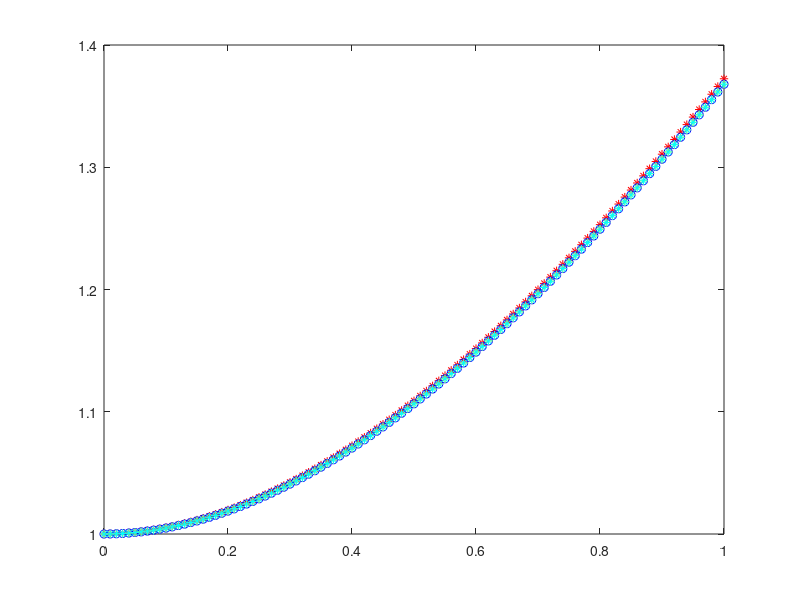

Recreate this plot in MATLAB.
f = @(y,t)-y + t +1;
y0 = 1;
t0 = 0; t1 = 1;
h = 0.01;
%chinh xac
y_chinhxac = @(t)t + exp(-t);
X = t0:h:t1;
Y_cx = feval(y_chinhxac,X);
plot(X,Y_cx); hold on;
%Euler thu?n
for t=t0:h:t1
    Y = y0 + h*feval(f,y0,t);
    plot(t,Y,'r*'); hold on;
    y0 = Y;
end

y0 = 1;

%runge kutta b?c 2
for t=t0:h:t1
    k1 = h*feval(f,y0,t);
    k2 = h*feval(f,y0+k1,t+h);
    Y = y0 +0.5*(k1 + k2);
    plot(t,y0,'bo'); hold on;
    y0 = Y;
end

y0 = 1;
%runge kutta b?c 3
for t=t0:h:t1
    k1 = h*feval(f,y0,t);
    k2 = h*feval(f,y0 +1/2*k1,t+1/2*h);
    k3 = h*feval(f,y0 -k1+2*k2,t+h);
    Y = y0 +1/6*(k1 +4*k2+k3);
    plot(t,y0,'y+'); hold on;
    y0=Y;
end

%runge kutta b?c 4
y0=1;
for t=t0:h:t1
    k1 = h*feval(f,y0,t);
    k2 = h*feval(f,y0+1/2*k1,t+1/2*h);
    k3 = h*feval(f,y0 +1/2*k2,t+1/2*h);
    k4 = h*feval(f,y0 +k3,t+h);
    Y = y0 + 1/6*(k1+2*k2+2*k3+k4);
    plot(t,y0,'c*'); hold on;
    y0=Y;
   
end


